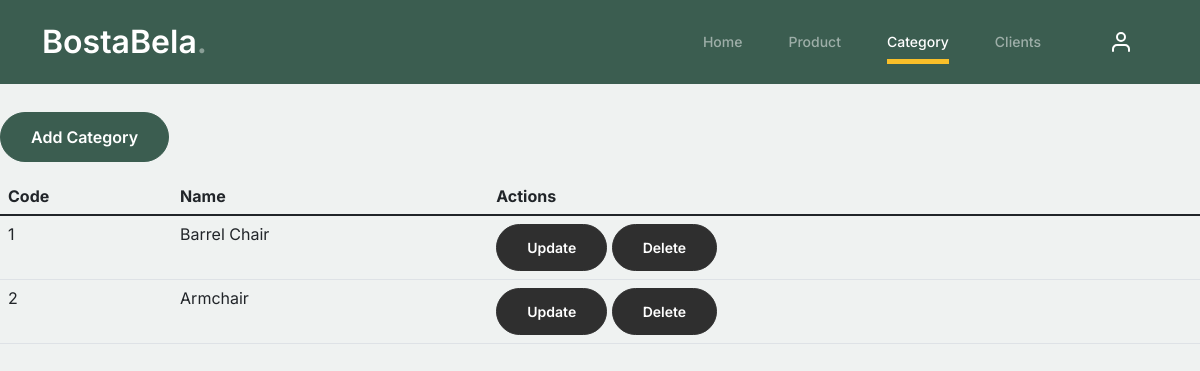
Page /category/ on the earlier database version.
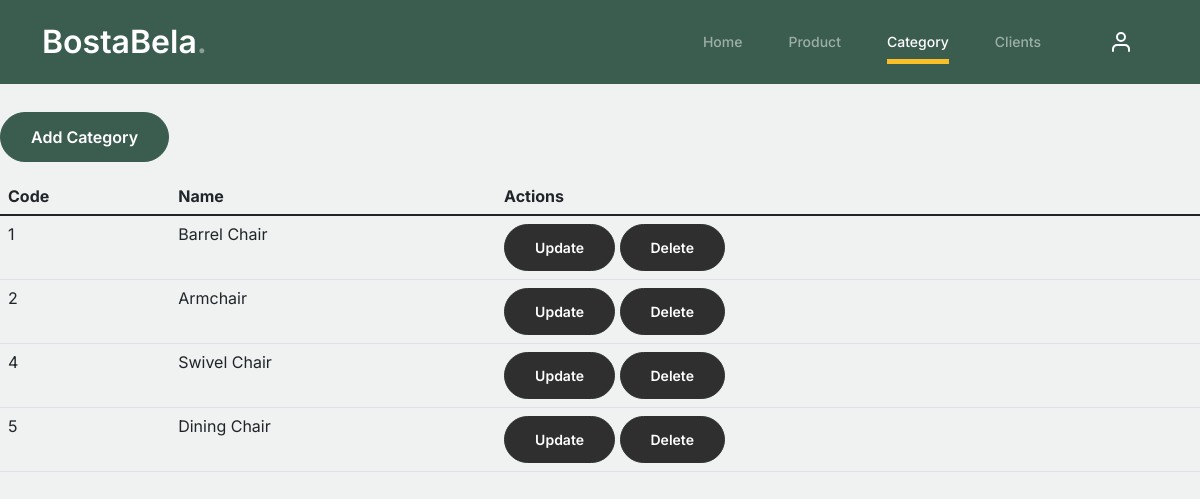
Same page on the later database version.
### bi3smart/models.py (models this page shows)
class Categorie(models.Model):
    code_cate = models.AutoField(primary_key=True)
    nom_cate = models.CharField(max_length=150, blank=True, null=True)

### bi3smart/views.py (the view, shortened to what this page needs)
# urls.py: path('category/', CategorieViews.as_view(), name='get'),
class CategorieViews(APIView):
    permission_classes = [AllowAny]
    def get(self, request):
        categories = Categorie.objects.all()
        serializer = CategorieSerializer(categories, many=True)
        return render(request, 'category.html', {'categories': serializer.data})

### bi3smart/templates/category.html (shortened to what this page needs)
<head>
    {% load static %}
          <link href="{% static 'css/bootstrap.min.css' %}" rel="stylesheet">
          <link href="https://cdnjs.cloudflare.com/ajax/libs/font-awesome/6.0.0-beta3/css/all.min.css" rel="stylesheet">
          <link href="{% static 'css/tiny-slider.css' %}" rel="stylesheet">
          <link href="{% static 'css/style.css' %}" rel="stylesheet">
          <link rel="stylesheet" href="https://cdnjs.cloudflareFurni Free Bootstrap 5 Template for Furniture and Interior Design Websites by Untree.co.com/ajax/libs/font-awesome/6.4.2/css/all.min.css">
      </head>
      <body>
          <nav class="custom-navbar navbar navbar navbar-expand-md navbar-dark bg-dark" arial-label="Furni navigation bar">
              <div class="container">
                  <a class="navbar-brand" href="/indexAdmin/">BostaBela<span>.</span></a>
                  <div class="collapse navbar-collapse" id="navbarsFurni">
                      <ul class="custom-navbar-nav navbar-nav ms-auto mb-2 mb-md-0">
                          <li ><a class="nav-link" href="/indexAdmin/">Home</a></li>
                          <li><a class="nav-link" href="/produit/">Product</a></li>
                          <li class="nav-item active"><a class="nav-link " href="/category/">Category</a></li>
                          <li><a class="nav-link" href="/client/">Clients</a></li>
                      </ul>
                      <ul class="custom-navbar-cta navbar-nav mb-2 mb-md-0 ms-5">
                          <li><a class="nav-link" href="/login/">
                            <img src="{% static 'images/user.svg' %}">
                        </a></li>
                      </ul>
                  </div>
              </div>
          </nav>
          <br>
    <a href="{% url 'add_category' %}" class="btn btn-primary mb-3">Add Category</a>
    <table class="table">
        <thead>
            <tr>
                <th>Code</th>
                <th>Name</th>
                <th>Actions</th>
            </tr>
        </thead>
        <tbody>
            {% for category in categories %}
            <tr>
                <td>{{ category.code_cate }}</td>
                <td>{{ category.nom_cate }}</td>
                <td>
                    <a href="{% url 'update_category' category.code_cate %}" class="btn btn-info btn-sm">Update</a>
                    <a href="{% url 'delete_category' category.code_cate %}" class="btn btn-danger btn-sm">Delete</a>
                </td>
            </tr>
            {% endfor %}
        </tbody>
    </table>
</body>
</html>

Differences in the rows shown:
added Categorie: nom_cate "Swivel Chair"
added Categorie: nom_cate "Dining Chair"
Other differences:
new list line: "4 Update Delete"
new list line: "5 Update Delete"
